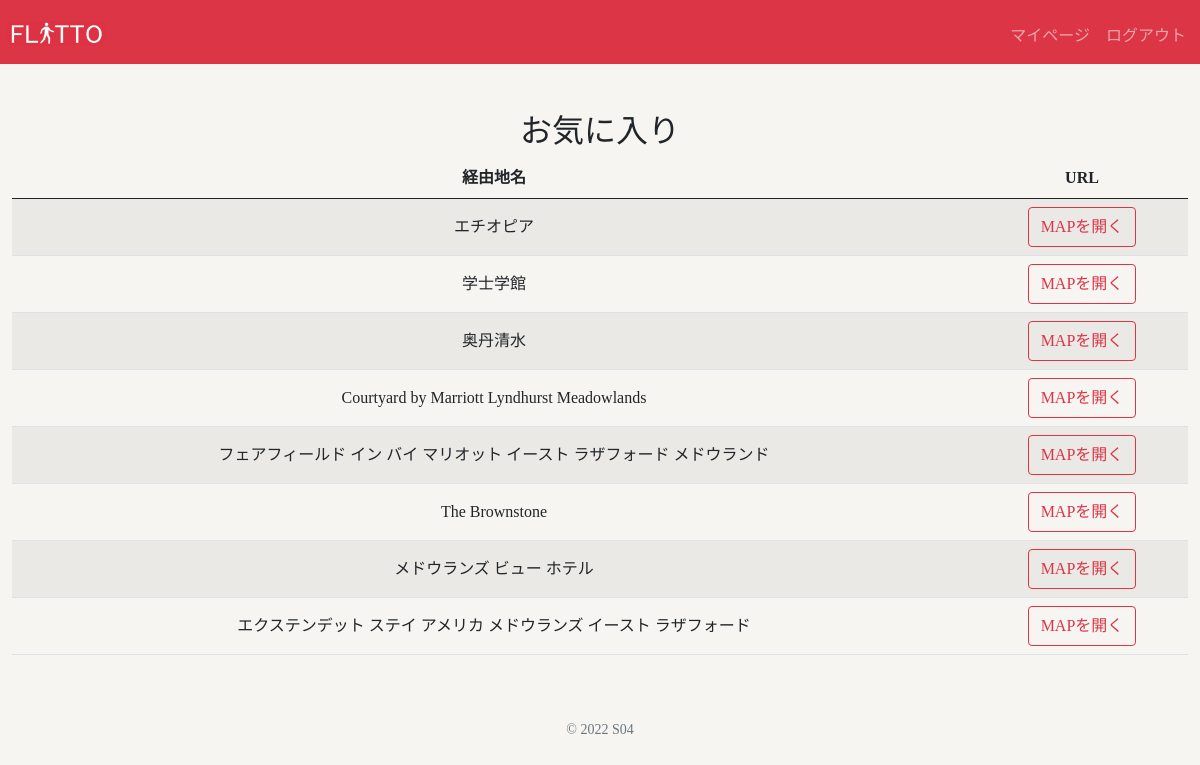
Before: /favorite (signed in) with the older database file.
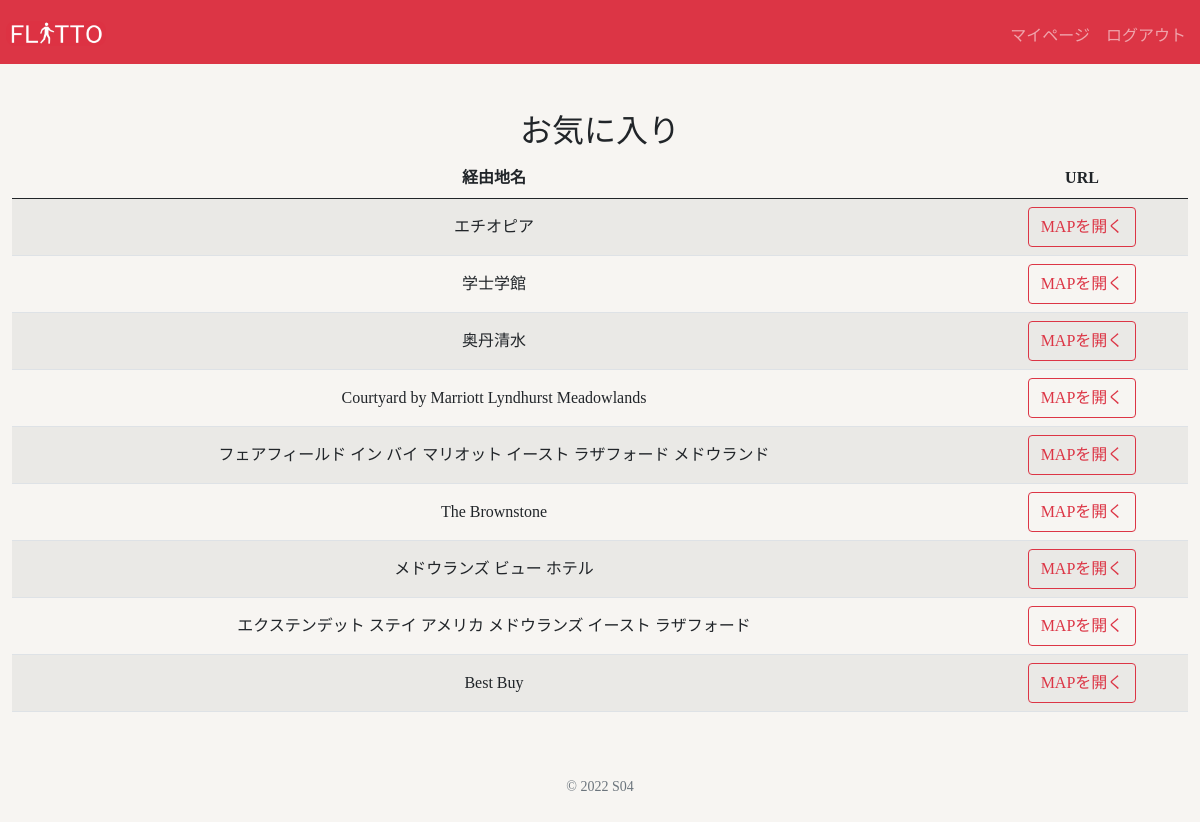
After: the same page with the newer database file.
### tables this page shows
CREATE TABLE 'favorite' ('id' INTEGER PRIMARY KEY AUTOINCREMENT NOT NULL, 'userid' INTEGER NOT NULL, 'name' TEXT NOT NULL, 'url' TEXT NOT NULL);

### app.py (the view)
@app.route("/favorite")
def favorite():
    userid = session['user_id']
    favorite = db.execute("SELECT * FROM favorite WHERE userid=?",userid)
    return render_template("favorite_test.html", favorite = favorite)

### templates/favorite_test.html (shortened to what this page needs)
{% extends "layout.html" %}
{% block main %}
<h2>お気に入り</h2>
<table class="table table-striped">
    <thead>
        <tr>
            <th>経由地名</th>
            <th>URL</th>
        </tr>
    </thead>
    <tbody>
        {% set a = namespace(cnt=0) %}
        {% for favorite in favorite %}
        <tr>
            <td>{{ favorite.name }}</td>
            <td><button onclick="location.href='{{favorite.url}}'"
                class="btn btn-outline-danger">MAPを開く</button></td>
        </tr>
        {% set a.cnt = a.cnt + 1 %}
        {% endfor %}
    </tbody>
</table>
{% endblock %}

Changed rows visible on the page:
added favorite: name "Best Buy"
